Frame 1 (no input): blank canvas, image omitted
Frame 60 (no input): blank canvas, image omitted
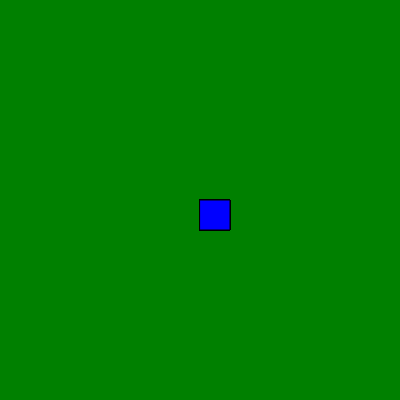
Frame 120 (the mouse pressed at the canvas centre since frame 60)

The p5.js sketch whose frames 1 and 60 were blank and that drew this single picture after the mouse press (run headless with seeded random() and noise() and a simulated clock; from frame 60 on, the mouse is pressed at the canvas centre):

// p5.js sketch
// ── sketch.js
function setup() {
  createCanvas(400, 400);
  background('green')
}

function draw() {
  ;
  stroke("black")
  
  
  fill("blue")

  if(mouseIsPressed){
    rect(mouseX,mouseY,30,30)
  }
}
